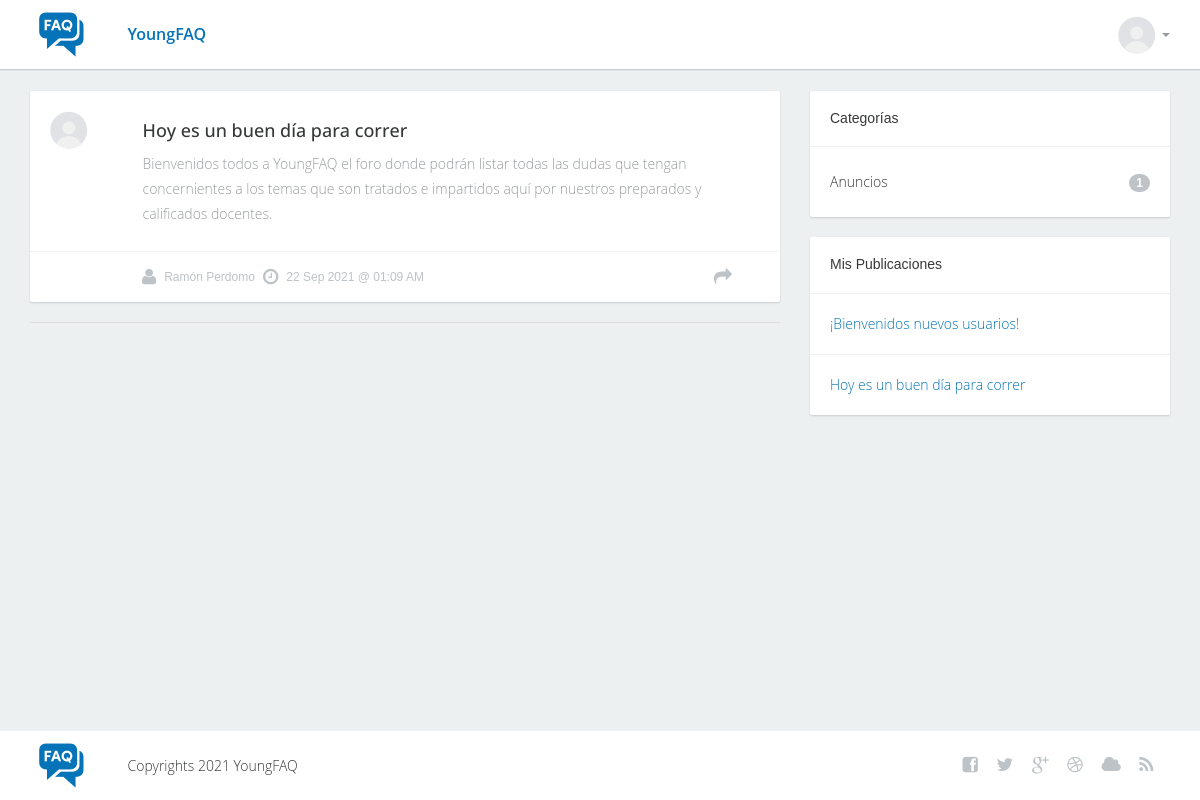
Page /topic/2 (signed in) on the committed database.
### tables this page shows
CREATE TABLE IF NOT EXISTS `topics` (
  `id` int(11) NOT NULL AUTO_INCREMENT,
  `id_user` int(11) NOT NULL,
  `title` text NOT NULL,
  `content` text NOT NULL,
  `date_created` datetime DEFAULT current_timestamp(),
  `comments` int(11) NOT NULL,
  `views` int(11) NOT NULL,
  `status` text NOT NULL,
  PRIMARY KEY (`id`)
);

CREATE TABLE IF NOT EXISTS `users` (
  `id` int(11) NOT NULL AUTO_INCREMENT,
  `username` varchar(30) NOT NULL,
  `name` varchar(40) NOT NULL,
  `email` varchar(30) NOT NULL,
  `password` varchar(30) NOT NULL,
  `level` varchar(2) NOT NULL,
  PRIMARY KEY (`id`)
);

CREATE TABLE IF NOT EXISTS `categories` (
  `id` int(11) NOT NULL AUTO_INCREMENT,
  `name` text NOT NULL,
  `slug` text NOT NULL,
  `count` int(11) NOT NULL,
  PRIMARY KEY (`id`)
);

### topic.php (the view, shortened to what this page needs)
<?php
include 'core/init.php';
if (isset($_GET['id']) && is_numeric($_GET['id'])) {
    $topic_id = $_GET['id'];
    include 'require/header.php'; ?>
    <section class="content">
        <br>
        <div class="container">
            <div class="row">
                <div class="col-lg-8 col-md-8">
                    <?php
                    $conn = new dbLink();
                    $conn->select("topics", "id, id_user, title, content, date_created, status", "id = $topic_id and status = 'published'");
                    if ($conn->on) {
                        $result = $conn->sql;
                        $row = mysqli_fetch_row($result);
                        if (!empty($row)) {
                            $user_id = $row['1'];
                    ?>
                            <div class="post">
                                <div class="topwrap">
                                    <div class="userinfo pull-left">
                                        <div class="avatar">
                                            <img src="/assets/images/avatar.png" alt="">
                                        </div>
                                    </div>
                                    <div class="posttext pull-left">
                                        <h2><?php echo $row['2']; ?></h2>
                                        <p><?php echo $row['3']; ?></p>
                                    </div>
                                    <div class="clearfix"></div>
                                </div>
                                <div class="postinfobot">
                                    <div class="posted pull-left">
                                        <?php echo $conn->getUser($user_id); ?>
                                        <i class="fa fa-clock-o"></i><span><?php echo date('d M Y @ h:m A', strtotime($row['4'])); ?></span>
                                    </div>
                                    <div class="next pull-right">
                                        <a href="#"><i class="fa fa-share"></i></a>
                                    </div>
                                    <div class="clearfix"></div>
                                </div>
                            </div>
                            <hr>
                            <?php
                        }
                    } ?>
                </div>
                <?php include('require/sidebar.php'); ?>
            </div>
        </div>
<?php include('require/footer.php');
} ?>

### core/init.php (shortened to what this page needs)
<?php
class dbLink
{
    private $DBHOST = 'localhost';
    private $DBUSER = 'root';
    private $DBPASS = '';
    private $DBNAME = 'youngfaq';
    protected $mysqli;
    public function __construct()
    {
        try {
            $this->mysqli = @mysqli_connect($this->DBHOST, $this->DBUSER, $this->DBPASS, $this->DBNAME);
            $this->on = true;
        } catch (Exception $e) {
            $this->on = false; ?>
            <div class="post">
                <div class="wrap-ut not-found">
                    <div class="posttext">
                        <?php echo $e->getMessage() . PHP_EOL; ?>
                    </div>
                </div>
            </div>
<?php
        }
        return $this->mysqli;
    }
    public function select($table, $rows = "*", $where = null)
    {
        if ($this->mysqli) {
            if ($where != null) {
                $sql = "SELECT $rows FROM $table WHERE $where";
            } else {
                $sql = "SELECT $rows FROM $table";
            }
            $this->sql = $result = $this->mysqli->query($sql);
        }
    }
    public function getUser($id, $justName = false)
    {
        if ($this->mysqli) {
            $s = "SELECT name FROM users WHERE id = $id";
            $r = $this->mysqli->query($s);
            if ($r != false) {
                $user = mysqli_fetch_row($r);
                if (!empty($user)) {
                    if ($justName == false){
                    return '<i class="fa fa-user"></i> <span>' . $user[0] . '</span>';
                }else{
                    return '<span>' . $user[0] . '</span>';
                }
                }
            }
            return;
        }
    }
    public function getUserPost($id = null)
    {
        if ($this->mysqli) {
            if (isset($_SESSION['user'])) {
                $id = $_SESSION['user'];
                $s = "SELECT id, id_user, title FROM topics WHERE id_user = $id AND status = 'published'";
                $r = $this->mysqli->query($s);
                if ($r != false) {
                    while ($row = mysqli_fetch_assoc($r)) {?>
                    <div class="divline"></div>
                    <div class="blocktxt">
                        <a href="/topic/<?php echo $row['id']; ?>"> <span><?php echo $row['title']; ?></a><br>
                    </div>
             <?php  }
                }
            } else {
                return '<div class="divline"></div>
                <div class="blocktxt">
                No estás logueado, <a data-toggle="modal" data-target="#loginModal">inicia sesión</a> o <a data-toggle="modal" data-target="#registerModal">regístrate</a> </div>.' . PHP_EOL;
            }
        } else {
            return '<div class="posttext">Ha habido un error en el sistema. Favor contacte a un administrador.</div>' . PHP_EOL;
        }
    }
}

### require/sidebar.php
<div class="col-lg-4 col-md-4">
    <?php
    $conn = new dbLink();
    $conn->select("categories", "*");
    if ($conn->on) {
        $result = $conn->sql;
        if (mysqli_num_rows($result) > 0) {
    ?>
            <div class="sidebarblock">
                <h3>Categorías</h3>
                <div class="divline"></div>
                <div class="blocktxt">
                    <ul class="cats">
                        <?php while ($row = mysqli_fetch_assoc($result)) { ?>
                            <li><a href="/category/<?php echo $row['slug']; ?>"><?php echo $row['name']; ?><span class="badge pull-right"><?php echo $row['count']; ?></span></a></li>
                        <?php } ?>
                    </ul>
                </div>
            </div>
    <?php }
    } ?>
    <div class="sidebarblock">
        <h3>Mis Publicaciones</h3>
            <?php echo  $conn->getUserPost(); ?>
        </div>
    </div>
</div>

### assets/css/main.css (style rules this page uses)
body { font-family: 'Open Sans Light', sans-serif; font-size: 14px; color: #989c9e; background-color: #ecf0f1; padding-bottom: 69px;; }
a { color: var(--thm-base); text-decoration: none; cursor: pointer; }
hr { border-color: #ddd; }
.content { border-top: solid 1px #e0e4e5; }
.avatar { position: relative; }
.avatar img { border-radius: 50%; }
.sidebarblock { background-color: #ffffff; border-radius: 2px; box-shadow: 0 1px 2px #c9cccd; margin-bottom: 20px; }
.sidebarblock h3 { color: #363838; font-size: 14px; font-family: 'Open Sans Bold', sans-serif; margin: 0; padding: 20px; }
.sidebarblock .divline { height: 1px; line-height: 1px; border-bottom: solid 1px #f1f1f1; }
.sidebarblock .blocktxt { padding:20px; }
ul.cats li { list-style: none; display: block; margin:0; padding:0; line-height: 30px; }
ul.cats { margin: 0; padding: 0; }
ul.cats li a { font-size: 14px; color: #363838; font-family: 'Open Sans Light', sans-serif; line-height: 30px; }
ul.cats .badge { background-color: #bdc3c7; font-size: 12px; color: #ffffff; font-family: 'Open Sans Bold', sans-serif; margin-top: 7px; }
.sidebarblock .blocktxt { font-size: 14px; color: #363838; font-family: 'Open Sans Light', sans-serif; }
.post { background-color: #ffffff; border-radius: 2px; box-shadow: 0 1px 2px #c9cccd; margin-bottom: 20px; }
.post .userinfo { width: 15%; padding: 20px 0 15px 15px; }
.post .posttext { width: 85%; padding-right: 30px; padding-top: 20px; padding-bottom: 15px; color: #989c9e; font-size: 14px; font-family: 'Open Sans Light', sans-serif; line-height: 25px; }
.post .avatar { width: 37px; margin-left: 5px; }
.post h2 { color: #363838; font-size: 18px; font-family: 'Open Sans', sans-serif; margin-top: 10px; margin-bottom: 10px; }
.postinfobot { border-top: solid 1px #f1f1f1; line-height: 50px; padding: 0 30px 0 94px; }
.postinfobot .posted { display: flex; align-items: center; width: 300px; margin-left: 18px; font-size: 12px; color: #bdc3c7; font-family: 'Open Sans Regular', sans-serif; }
.postinfobot .posted span { padding-right: 8px; }
.postinfobot .posted i { font-size: 18px; color: #bdc3c7; padding-right: 8px; }
.postinfobot .next { height: 50px; text-align: right; display: flex; align-items: center; }
.postinfobot .next a { font-size: 18px; color: #bdc3c7; }
.postinfobot .next a i { padding-right: 18px; }

### assets/css/color.css (style rules this page uses)
:root { --thm-base: #0573b7; --thm-base-rgb: rgba(49, 128, 219, 0.8); --thm-primary: #C90101; --thm-secondary: #FEC009; --thm-primary-rgb: 249, 77, 28; --thm-gray: #74787c; --thm-gray-rgb: 116, 120, 124; --thm-black: #1a1a1a; --thm-black-rgb: 26, 26, 26; }

### rows in the picture
topics: title "Hoy es un buen día para correr", content "Bienvenidos todos a YoungFAQ el foro donde podrán listar todas las dudas que tengan concernientes a los temas que son tratados e impartidos aquí por nuestros preparados y calificados docentes.", date_created "22 Sep 2021 @ 01:09 AM"
users: name "Ramón Perdomo"
categories: name "Anuncios", count "1"
topics: title "¡Bienvenidos nuevos usuarios!"
